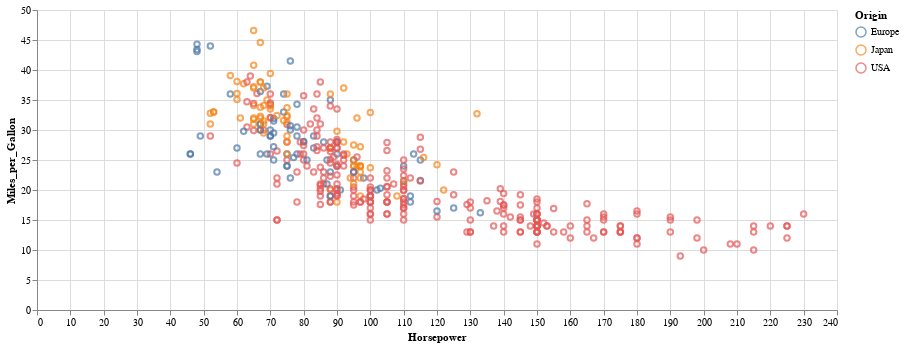

Here is the notebook cell this chart was saved with:
### Code cell
alt.Chart(cars).mark_point().encode(
    x='Horsepower',
    y='Miles_per_Gallon',
    color='Origin'
).properties(
    width=800
)

### Figure 1 — Vega-Lite specification as saved in the notebook (floating-point values rounded to 4 significant figures; data arrays with more than 128 entries replaced by an {"elided": "..."} marker saying what was removed)
{"config": {"view": {"continuousWidth": 400, "continuousHeight": 300}}, "data": {"name": "data-f02450ab61490a1363517a0190416235"}, "mark": "point", "encoding": {"color": {"type": "nominal", "field": "Origin"}, "x": {"type": "quantitative", "field": "Horsepower"}, "y": {"type": "quantitative", "field": "Miles_per_Gallon"}}, "width": 800, "$schema": "https://vega.github.io/schema/vega-lite/v4.0.2.json", "datasets": {"data-f02450ab61490a1363517a0190416235": {"elided": "406 records"}}}
